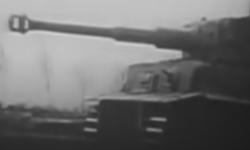
#> input picture dataset/tiger/flipped_lr_tiger_33.bmp, 250 x 150 px, found by its file name; its folder holds only this picture in this run
$ python augment_dataset.py
#> lines starting #> are read from the running program, lines starting #| are printed output that depends on the picture
import random

import cv2
import os

# Specify the directory containing your original images
original_dir = r"C:\Users\Stefan\PycharmProjects\pythonProject1\dataset\tiger"

# Specify the directory where augmented images will be saved
augmented_dir = r"C:\Users\Stefan\PycharmProjects\pythonProject1\augmented\tiger"

# Create the augmented directory if it doesn't exist
if not os.path.exists(augmented_dir):
    os.makedirs(augmented_dir)

# Iterate through the original images and perform flipping
# for filename in os.listdir(original_dir):
#     if filename.endswith(".bmp"):  # Adjust file extensions as needed
#         img_path = os.path.join(original_dir, filename)
#         img = cv2.imread(img_path)
#         flipped_lr = cv2.flip(img, 1)  # Flip horizontally
#
#         # Save the augmented images
#         cv2.imwrite(os.path.join(augmented_dir, f"flipped_lr_{filename}"), flipped_lr)

# for filename in os.listdir(original_dir):
#     if filename.endswith(".bmp"):  # Adjust file extensions as needed
#         img_path = os.path.join(original_dir, filename)
#         img = cv2.imread(img_path)
#         flipped_tb = cv2.flip(img, 0)  # Flip vertically
#
#         # Save the augmented images
#         cv2.imwrite(os.path.join(augmented_dir, f"flipped_tb_{filename}"), flipped_tb)
#
zoom_factor = 1.2  # Zoom factor, adjust as needed
target_width = 250  # Desired width of the zoomed-in region
target_height = 150  # Desired height of the zoomed-in region

for filename in os.listdir(original_dir):
    if filename.endswith(".bmp"):  # Adjust file extensions as needed
        img_path = os.path.join(original_dir, filename)
        img = cv2.imread(img_path)
#> img is the input picture: shape (150, 250, 3); min 28, max 206, mean 111.3

        # Randomly select a zoom-in point
        height, width, _ = img.shape
#> height = 150; width = 250
        center_x = random.randint(int(width * 0.25), int(width * 0.75))
#> center_x = 170
        center_y = random.randint(int(height * 0.25), int(height * 0.75))
#> center_y = 86

        # Calculate the zoomed-in region boundaries
        zoom_width = int(target_width / zoom_factor)
        zoom_height = int(target_height / zoom_factor)
        zoom_left = max(0, center_x - zoom_width // 2)
#> zoom_left = 66
        zoom_top = max(0, center_y - zoom_height // 2)
#> zoom_top = 24
        zoom_right = min(width, zoom_left + zoom_width)
#> zoom_right = 250
        zoom_bottom = min(height, zoom_top + zoom_height)
#> zoom_bottom = 149

        # Crop the zoomed-in region from the original image
        zoomed_in = img[zoom_top:zoom_bottom, zoom_left:zoom_right]
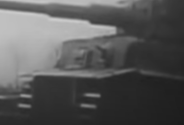
#> zoomed_in: shape (125, 184, 3); min 28, max 203, mean 86.6

        # Resize the zoomed-in region to the desired size
        zoomed_in = cv2.resize(zoomed_in, (target_width, target_height))
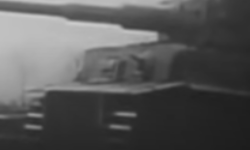
#> zoomed_in: shape (150, 250, 3); min 28, max 203, mean 86.5

        # Save the augmented image
        cv2.imwrite(os.path.join(augmented_dir, f"zoomed_in_{filename}"), zoomed_in)

$ run again, on dataset/tiger/flipped_tb_flipped_lr_tiger_36.bmp
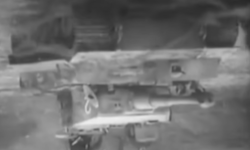
#> input picture dataset/tiger/flipped_tb_flipped_lr_tiger_36.bmp, 250 x 150 px, found by its file name
#> img is the input picture: shape (150, 250, 3); min 38, max 238, mean 112.4
#> `zoomed_in = img[zoom_top:zoom_bottom, zoom_left:zoom_right]`:
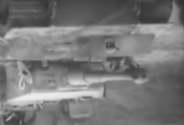
#> zoomed_in: shape (125, 184, 3); min 48, max 238, mean 120.2
#> `zoomed_in = cv2.resize(zoomed_in, (target_width, target_height))`:
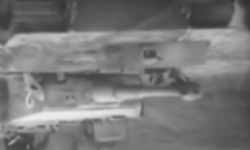
#> zoomed_in: shape (150, 250, 3); min 48, max 238, mean 120.1

$ run again, on dataset/tiger/flipped_tb_flipped_lr_tiger_56.bmp
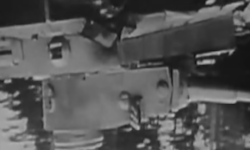
#> input picture dataset/tiger/flipped_tb_flipped_lr_tiger_56.bmp, 250 x 150 px, found by its file name
#> img is the input picture: shape (150, 250, 3); min 19, max 188, mean 84.8
#> `zoomed_in = img[zoom_top:zoom_bottom, zoom_left:zoom_right]`:
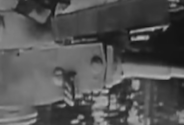
#> zoomed_in: shape (125, 184, 3); min 19, max 188, mean 83.8
#> `zoomed_in = cv2.resize(zoomed_in, (target_width, target_height))`:
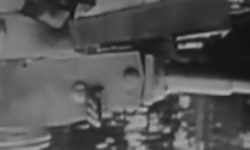
#> zoomed_in: shape (150, 250, 3); min 19, max 183, mean 83.7

$ run again, on dataset/tiger/flipped_tb_flipped_lr_tiger_7.bmp
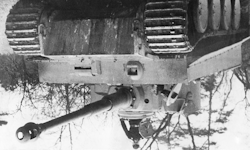
#> input picture dataset/tiger/flipped_tb_flipped_lr_tiger_7.bmp, 250 x 150 px, found by its file name
#> img is the input picture: shape (150, 250, 3); min 0, max 254, mean 141.1
#> `zoomed_in = img[zoom_top:zoom_bottom, zoom_left:zoom_right]`:
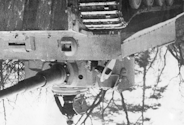
#> zoomed_in: shape (125, 184, 3); min 0, max 254, mean 152.3
#> `zoomed_in = cv2.resize(zoomed_in, (target_width, target_height))`:
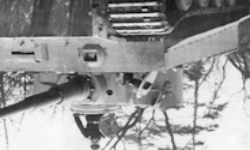
#> zoomed_in: shape (150, 250, 3); min 3, max 253, mean 152.1

$ run again, on dataset/tiger/flipped_lr_tiger_5.bmp
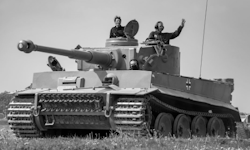
#> input picture dataset/tiger/flipped_lr_tiger_5.bmp, 250 x 150 px, found by its file name
#> img is the input picture: shape (150, 250, 3); min 0, max 249, mean 133
#> `zoomed_in = img[zoom_top:zoom_bottom, zoom_left:zoom_right]`:
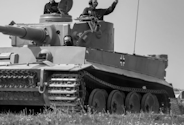
#> zoomed_in: shape (125, 184, 3); min 0, max 249, mean 115.9
#> `zoomed_in = cv2.resize(zoomed_in, (target_width, target_height))`:
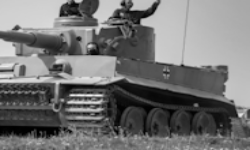
#> zoomed_in: shape (150, 250, 3); min 0, max 240, mean 115.8
